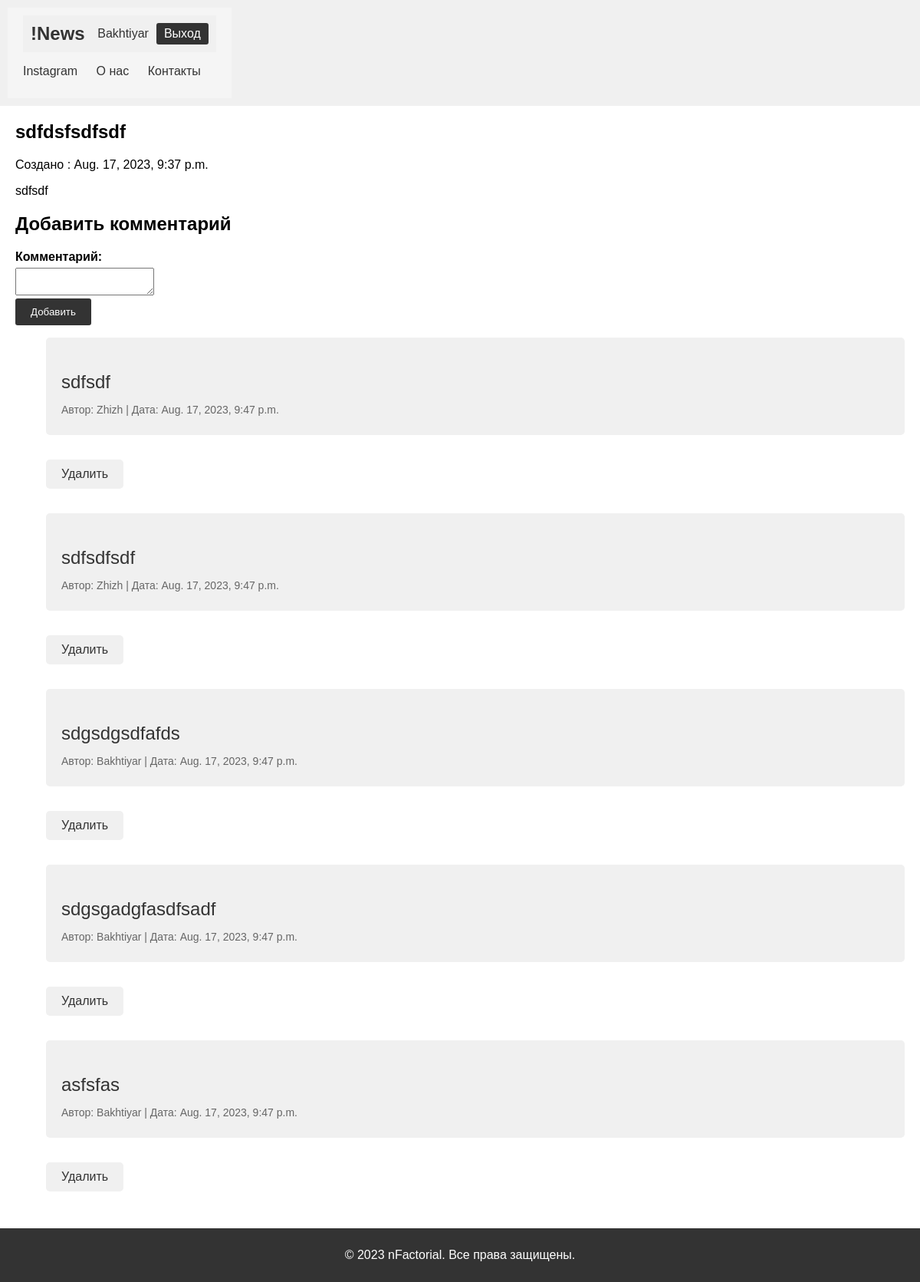
Page /news/6/ (signed in) on the committed database.
### news/models.py (models this page shows, shortened)
class News(models.Model):
    author = models.ForeignKey(User, on_delete=models.CASCADE, null=True)
    title = models.TextField(max_length=50)
    content = models.TextField(max_length=200)
    created_at = models.DateTimeField(auto_now_add=True)

class Comments(models.Model):
    author = models.ForeignKey(User, on_delete=models.CASCADE)
    content = models.TextField(max_length=150)
    created_at = models.DateTimeField()
    News = models.ForeignKey(News, on_delete=models.CASCADE)

### news/views.py (the view)
# urls.py: path("<int:news_id>/", views.get_page, name="get_page"),
def get_page(request, news_id):
    news = get_object_or_404(News, pk=news_id)
    user_is_moderator = request.user.groups.filter(name='moderators').exists()
    content = request.POST.get('content')
    if content:
        comment = Comments(author=request.user, content=content, created_at=timezone.now(), News=news)
        comment.save()
    comments = Comments.objects.filter(News=news).order_by("-created_at")
    context = {"news": news, "comments": comments, "user_is_moderator": user_is_moderator}
    return render(request, "news/page.html", context)

### news/templates/news/page.html (shortened to what this page needs)
{% extends "news/base.html" %}
{% block content %}
      <h2>{{ news.title }}</h2>
        <p>Создано : {{ news.created_at }}</p>
        <p>{{ news.content }}</p>
        {% if user.is_authenticated %}
        <h2>Добавить комментарий</h2>
        <form action="{% url 'news:get_page' news.id%}" method="post">
            <label for="content">Комментарий: </label>
            <textarea name="content"></textarea><br>
            <button type="submit">Добавить</button>
        </form>
        <ul>
            <div class="news-list">
                    {% for comment in comments %}
                    <div class="news">
                        <p class="news-title">{{ comment.content }}</p>
                        <p class="news-info">
                            Автор: {{ comment.author }} | Дата: {{ comment.created_at }}
                        </p>
                    </div>
                    <p>
                       {% if user == comment.author or user_is_moderator %}
                        <form action="{% url 'news:delete_comment' comment.id %}" method="post">
                                <button type="submit" class="btn-delete" >Удалить</button>
                        </form>
                        {% endif %}
                    </p>
                    {% endfor %}
            </div>
        </ul>
        {% else %}
        <p style="color: #ff9999; background-color: #f0f0f0;">Комментарий доступно для авторизованных</p>
        {% endif %}
{% endblock %}

### news/templates/news/base.html (shortened to what this page needs)
<!DOCTYPE html>
<html lang="en">
<head>
    {% load static %}
    <link rel="stylesheet" href="{% static 'news/style.css' %}">
</head>
<body>
    <header class="header">
        <nav class="nav">
            <div class="container">
                {% if user.is_authenticated %}
                    <div class="header">
                        <a href="{% url 'news:news' %}" class="logo">!News</a>
                        <div class="user-bar">
                            <span class="username">{{ user.username }}</span>
                            <a href="{% url 'logout' %}" class="btn-logout">Выход</a>
                        </div>
                    </div>
                {% endif %}
                <ul class="menu">
                    <li><a href="https://www.instagram.com/thetwelvepartformulaofbeing/" target="_blank">Instagram</a></li>
                    <li><a href="https://www.nfactorial.school/nfactorial-team" target="_blank">О нас</a></li>
                    <li><a href="https://www.nfactorial.school/" target="_blank">Контакты</a></li>
                </ul>
            </div>
        </nav>
    </header>
    <main class="main">
        <div class="container">
            {% block content %}
            {% endblock %}
        </div>
    </main>
    <footer class="footer">
        <div class="container">
            <p>&copy; 2023 nFactorial. Все права защищены.</p>
        </div>
    </footer>
</body>
</html>

### news/static/news/style.css (style rules this page uses)
body { font-family: Arial, sans-serif; margin: 0; padding: 0; }
.header { background-color: #333; color: white; padding: 10px 0; }
.nav { background-color: #f5f5f5; padding: 10px 0; }
.container { max-width: 1200px; margin: 0 auto; padding: 0 20px; }
.logo { font-size: 24px; color: #333; text-decoration: none; font-weight: bold; }
.menu { list-style-type: none; padding: 0; }
.menu li { display: inline; margin-right: 20px; }
.menu a { text-decoration: none; color: #333; }
.footer { background-color: #333; color: white; padding: 10px 0; text-align: center; }
h2 { margin-bottom: 20px; }
form label { display: block; margin-bottom: 5px; font-weight: bold; }
form button { background-color: #333; color: white; padding: 10px 20px; border: none; border-radius: 3px; cursor: pointer; }
.username { color: #333; margin-right: 10px; }
.header { display: flex; justify-content: space-between; align-items: center; background-color: #f0f0f0; padding: 10px; }
.user-bar { display: flex; align-items: center; }
.btn-logout { background-color: #333; color: white; padding: 5px 10px; border-radius: 3px; text-decoration: none; transition: background-color 0.3s ease-in-out; }
.news-list { display: flex; flex-direction: column; }
.news { background-color: #f0f0f0; padding: 20px; border-radius: 5px; }
.news-title { text-decoration: none; color: #333; font-size: 24px; margin-bottom: 10px; }
.news-info { color: #666; font-size: 14px; margin-bottom: 5px; }
.btn-delete { background-color: #f0f0f0; color: #333; border: none; padding: 10px 20px; font-size: 16px; border-radius: 5px; cursor: pointer; transition: background-color 0.3s ease-in-out; }

### rows in the picture
News: title "sdfdsfsdfsdf", created_at "Aug. 17, 2023, 9:37 p.m.", content "sdfsdf"
Comments: content "sdfsdf", author "Zhizh", created_at "Aug. 17, 2023, 9:47 p.m.", shows "Удалить"
Comments: content "sdfsdfsdf", author "Zhizh", created_at "Aug. 17, 2023, 9:47 p.m.", shows "Удалить"
Comments: content "sdgsdgsdfafds", author "Bakhtiyar", created_at "Aug. 17, 2023, 9:47 p.m.", shows "Удалить"
Comments: content "sdgsgadgfasdfsadf", author "Bakhtiyar", created_at "Aug. 17, 2023, 9:47 p.m.", shows "Удалить"
Comments: content "asfsfas", author "Bakhtiyar", created_at "Aug. 17, 2023, 9:47 p.m.", shows "Удалить"

### other values in the picture
{{ user.username }} "Bakhtiyar"
